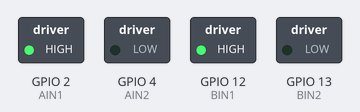
Recording of a sketch running on a simulated ESP32. Parts: switched loads named in the sketch (green lamp = pin HIGH).

Above: at 0.2 s.
At 1.5 s:
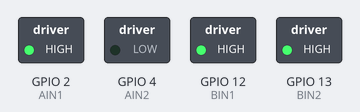
At 3.2 s:
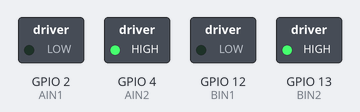
At 4.7 s:
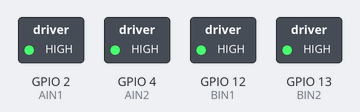
Timing chart, 0 to 5.2 s (numbered marks = the images above):
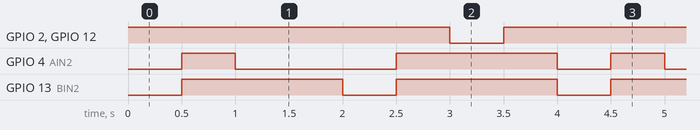

The sketch:

3-27_Motor2023_ver5.ino
```cpp
#include "motor.h"

Motor motor = Motor();

// ** setup ****************************
void setup() {

}
// *************************************

// ** Loop *****************************
void loop() {
  motor.forward(1200);
  delay(500);
  motor.brake(0);
  delay(500);
  motor.Rforward(1200);
  delay(1000);
  motor.Lforward(1200);
  delay(500);
  motor.brake(0);
  delay(500);
  motor.back(1200);
  delay(500);
  motor.brake(0);
  delay(500);

}
// *************************************
```

motor.cpp
```cpp
#include "motor.h"
Motor::Motor() {
    pinMode(AIN1, OUTPUT);
    pinMode(AIN2, OUTPUT);
    pinMode(BIN1, OUTPUT);
    pinMode(BIN2, OUTPUT);

  ledcSetup(CHANNEL_0, LEDC_BASE_FREQ, LEDC_TIMER_BIT);
  ledcSetup(CHANNEL_1, LEDC_BASE_FREQ, LEDC_TIMER_BIT);
  ledcSetup(CHANNEL_2, LEDC_BASE_FREQ, LEDC_TIMER_BIT);
  ledcSetup(CHANNEL_3, LEDC_BASE_FREQ, LEDC_TIMER_BIT);

  ledcAttachPin(AIN1, CHANNEL_0);//right motor pwm
  ledcAttachPin(AIN2, CHANNEL_1);
  ledcAttachPin(BIN1, CHANNEL_2);//left motor pwm
  ledcAttachPin(BIN2, CHANNEL_3);
}
void Motor::forward(uint32_t pwm) {
  if (pwm > VALUE_MAX) {
    pwm = VALUE_MAX;
  }
  ledcWrite(0, pwm);
  ledcWrite(1, 0);
  ledcWrite(2, pwm);
  ledcWrite(3, 0);
}
void Motor::Rforward(uint32_t pwm) {
  if (pwm > VALUE_MAX) {
    pwm = VALUE_MAX;
  }
  ledcWrite(0, pwm);
  ledcWrite(1, 0);
}
void Motor::Lforward(uint32_t pwm) {
  if (pwm > VALUE_MAX) {
    pwm = VALUE_MAX;
  }
  ledcWrite(2, pwm);
  ledcWrite(3, 0);
}
void Motor::back(uint32_t pwm) {
  if (pwm > VALUE_MAX) {
    pwm = VALUE_MAX;
  }
  ledcWrite(0, 0);
  ledcWrite(1, pwm);
  ledcWrite(2, 0);
  ledcWrite(3, pwm);
}

void Motor::brake(uint32_t pwm) {
  ledcWrite(CHANNEL_0, 255);
  ledcWrite(CHANNEL_1, 255);
  ledcWrite(CHANNEL_2, 255);
  ledcWrite(CHANNEL_3, 255);
}
```

motor.h
```cpp
#ifndef _MOTORCTRL_H_
#define _MOTORCTRL_H_

#include "Arduino.h"

class Motor {
    public:
      Motor();
      void readSensor();
      void forward(uint32_t);
      void Rforward(uint32_t);
      void Lforward(uint32_t);
      void back(uint32_t);
      void brake(uint32_t);
      void coast(uint32_t);
    private :
      const int AIN1=2;
      const int AIN2=4;
      const int BIN1=12;
      const int BIN2=13;
      const int CHANNEL_0 = 0;
      const int CHANNEL_1 = 1;
      const int CHANNEL_2 = 2;
      const int CHANNEL_3 = 3;
      const int LEDC_TIMER_BIT =  8 ;  // PWMの範囲(8bitなら0〜255、9Bitなら0～512, 10bitなら0〜1023)
      const int LEDC_BASE_FREQ = 1000;  // 周波数(Hz)
      const int VALUE_MAX =  255;      // PWMの最大値
};
#endif
```

Measured:
- by itself, GPIO 2 (AIN1), GPIO 12 (BIN1): repeats every 4.0 s: LOW 0.50 s, HIGH 3.5 s
- by itself, GPIO 4 (AIN2): repeats every 4.0 s: LOW 1.5 s, HIGH 1.5 s, LOW 0.50 s, HIGH 0.50 s
- by itself, GPIO 13 (BIN2): alternates HIGH for 1.5 s and LOW for 0.50 s
